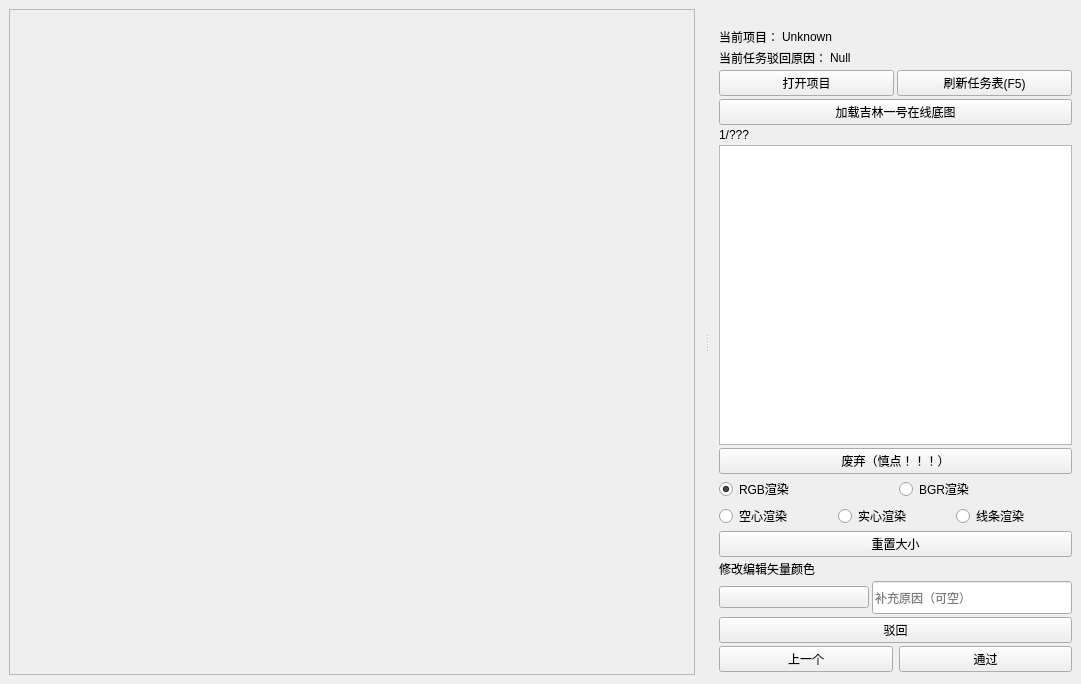
<?xml version="1.0" encoding="UTF-8"?>
<ui version="4.0">
 <class>reviewWorkWindow</class>
 <widget class="QMainWindow" name="reviewWorkWindow">
  <property name="geometry">
   <rect>
    <x>0</x>
    <y>0</y>
    <width>1081</width>
    <height>684</height>
   </rect>
  </property>
  <property name="windowTitle">
   <string/>
  </property>
  <widget class="QWidget" name="centralwidget">
   <layout class="QHBoxLayout" name="horizontalLayout">
    <item>
     <widget class="QFrame" name="frame">
      <property name="frameShape">
       <enum>QFrame::StyledPanel</enum>
      </property>
      <property name="frameShadow">
       <enum>QFrame::Raised</enum>
      </property>
     </widget>
    </item>
   </layout>
  </widget>
  <widget class="QDockWidget" name="dockWidget">
   <property name="features">
    <set>QDockWidget::DockWidgetMovable</set>
   </property>
   <attribute name="dockWidgetArea">
    <number>2</number>
   </attribute>
   <widget class="QWidget" name="dockWidgetContents">
    <layout class="QVBoxLayout" name="verticalLayout_3">
     <item>
      <layout class="QVBoxLayout" name="verticalLayout" stretch="0,0,0,0,0,0,0,0,0,0,0,0,0,0,0,0">
       <property name="spacing">
        <number>3</number>
       </property>
       <property name="sizeConstraint">
        <enum>QLayout::SetFixedSize</enum>
       </property>
       <property name="leftMargin">
        <number>0</number>
       </property>
       <item>
        <layout class="QHBoxLayout" name="horizontalLayout_12">
         <item>
          <widget class="BodyLabel" name="BodyLabel">
           <property name="sizePolicy">
            <sizepolicy hsizetype="Fixed" vsizetype="Preferred">
             <horstretch>0</horstretch>
             <verstretch>0</verstretch>
            </sizepolicy>
           </property>
           <property name="text">
            <string>当前项目：</string>
           </property>
          </widget>
         </item>
         <item>
          <widget class="BodyLabel" name="projectLabel">
           <property name="text">
            <string>Unknown</string>
           </property>
          </widget>
         </item>
        </layout>
       </item>
       <item>
        <layout class="QHBoxLayout" name="horizontalLayout_13">
         <item>
          <widget class="BodyLabel" name="BodyLabel_3">
           <property name="sizePolicy">
            <sizepolicy hsizetype="Fixed" vsizetype="Preferred">
             <horstretch>0</horstretch>
             <verstretch>0</verstretch>
            </sizepolicy>
           </property>
           <property name="text">
            <string>当前任务驳回原因：</string>
           </property>
          </widget>
         </item>
         <item>
          <widget class="BodyLabel" name="errorReasonLabel">
           <property name="text">
            <string>Null</string>
           </property>
          </widget>
         </item>
        </layout>
       </item>
       <item>
        <layout class="QHBoxLayout" name="horizontalLayout_5">
         <item>
          <widget class="PushButton" name="openProjectPb">
           <property name="text">
            <string>打开项目</string>
           </property>
          </widget>
         </item>
         <item>
          <widget class="PushButton" name="refreshWorkPb">
           <property name="text">
            <string>刷新任务表(F5)</string>
           </property>
           <property name="shortcut">
            <string>F5</string>
           </property>
          </widget>
         </item>
        </layout>
       </item>
       <item>
        <widget class="PillPushButton" name="loadWmsPb">
         <property name="text">
          <string>加载吉林一号在线底图</string>
         </property>
        </widget>
       </item>
       <item>
        <widget class="BodyLabel" name="processLabel">
         <property name="text">
          <string>1/???</string>
         </property>
         <property name="pixelFontSize" stdset="0">
          <number>18</number>
         </property>
        </widget>
       </item>
       <item>
        <widget class="ListView" name="listView"/>
       </item>
       <item>
        <widget class="PushButton" name="giveUpPb">
         <property name="text">
          <string>废弃（慎点！！！）</string>
         </property>
        </widget>
       </item>
       <item>
        <layout class="QGridLayout" name="gridLayout_5">
         <property name="horizontalSpacing">
          <number>6</number>
         </property>
         <item row="0" column="0">
          <widget class="RadioButton" name="rgbRender">
           <property name="text">
            <string>RGB渲染</string>
           </property>
           <property name="checked">
            <bool>true</bool>
           </property>
           <attribute name="buttonGroup">
            <string notr="true">rgbRenderBtnGroup</string>
           </attribute>
          </widget>
         </item>
         <item row="0" column="1">
          <widget class="RadioButton" name="bgrRender">
           <property name="text">
            <string>BGR渲染</string>
           </property>
           <attribute name="buttonGroup">
            <string notr="true">rgbRenderBtnGroup</string>
           </attribute>
          </widget>
         </item>
        </layout>
       </item>
       <item>
        <layout class="QHBoxLayout" name="horizontalLayoutRender">
         <item>
          <widget class="RadioButton" name="lineRender">
           <property name="text">
            <string>空心渲染</string>
           </property>
           <property name="checked">
            <bool>false</bool>
           </property>
           <attribute name="buttonGroup">
            <string notr="true">renderBtnGroup</string>
           </attribute>
          </widget>
         </item>
         <item>
          <widget class="RadioButton" name="fillRender">
           <property name="text">
            <string>实心渲染</string>
           </property>
           <attribute name="buttonGroup">
            <string notr="true">renderBtnGroup</string>
           </attribute>
          </widget>
         </item>
         <item>
          <widget class="RadioButton" name="fillLineRender">
           <property name="text">
            <string>线条渲染</string>
           </property>
           <property name="checked">
            <bool>false</bool>
           </property>
           <attribute name="buttonGroup">
            <string notr="true">renderBtnGroup</string>
           </attribute>
          </widget>
         </item>
        </layout>
       </item>
       <item>
        <widget class="PushButton" name="reSizeExtent">
         <property name="text">
          <string>重置大小</string>
         </property>
        </widget>
       </item>
       <item>
        <layout class="QHBoxLayout" name="horizontalLayout_Color">
         <item>
          <widget class="BodyLabel" name="BodyLabel_2">
           <property name="text">
            <string>修改编辑矢量颜色</string>
           </property>
          </widget>
         </item>
        </layout>
       </item>
       <item>
        <layout class="QHBoxLayout" name="horizontalLayout_6">
         <item>
          <widget class="ComboBox" name="rejectCBox">
           <property name="minimumSize">
            <size>
             <width>150</width>
             <height>0</height>
            </size>
           </property>
          </widget>
         </item>
         <item>
          <widget class="LineEdit" name="reasonLineEdit">
           <property name="minimumSize">
            <size>
             <width>200</width>
             <height>33</height>
            </size>
           </property>
           <property name="maxLength">
            <number>15</number>
           </property>
           <property name="placeholderText">
            <string>补充原因（可空）</string>
           </property>
          </widget>
         </item>
        </layout>
       </item>
       <item>
        <widget class="PushButton" name="rejectPb">
         <property name="text">
          <string>驳回</string>
         </property>
        </widget>
       </item>
       <item>
        <layout class="QGridLayout" name="gridLayout_2">
         <property name="horizontalSpacing">
          <number>6</number>
         </property>
         <item row="0" column="2">
          <widget class="PushButton" name="lastPb">
           <property name="toolTip">
            <string>上一个(A)</string>
           </property>
           <property name="text">
            <string>上一个</string>
           </property>
           <property name="shortcut">
            <string>A</string>
           </property>
          </widget>
         </item>
         <item row="0" column="3">
          <widget class="PushButton" name="nextPb">
           <property name="toolTip">
            <string>下一个(D)</string>
           </property>
           <property name="text">
            <string>通过</string>
           </property>
           <property name="shortcut">
            <string>D</string>
           </property>
          </widget>
         </item>
        </layout>
       </item>
       <item>
        <layout class="QHBoxLayout" name="horizontalLayout_20">
         <property name="spacing">
          <number>0</number>
         </property>
        </layout>
       </item>
       <item>
        <widget class="QSplitter" name="splitter">
         <property name="orientation">
          <enum>Qt::Horizontal</enum>
         </property>
        </widget>
       </item>
      </layout>
     </item>
    </layout>
   </widget>
  </widget>
 </widget>
 <customwidgets>
  <customwidget>
   <class>ComboBox</class>
   <extends>QPushButton</extends>
   <header>qfluentwidgets</header>
  </customwidget>
  <customwidget>
   <class>PushButton</class>
   <extends>QPushButton</extends>
   <header>qfluentwidgets</header>
  </customwidget>
  <customwidget>
   <class>PillPushButton</class>
   <extends>ToggleButton</extends>
   <header>qfluentwidgets</header>
  </customwidget>
  <customwidget>
   <class>RadioButton</class>
   <extends>QRadioButton</extends>
   <header>qfluentwidgets</header>
  </customwidget>
  <customwidget>
   <class>ToggleButton</class>
   <extends>PushButton</extends>
   <header>qfluentwidgets</header>
  </customwidget>
  <customwidget>
   <class>BodyLabel</class>
   <extends>QLabel</extends>
   <header>qfluentwidgets</header>
  </customwidget>
  <customwidget>
   <class>LineEdit</class>
   <extends>QLineEdit</extends>
   <header>qfluentwidgets</header>
  </customwidget>
  <customwidget>
   <class>ListView</class>
   <extends>QListView</extends>
   <header>qfluentwidgets</header>
  </customwidget>
 </customwidgets>
 <resources>
  <include location="../../../jixinRSDM/yoyiResource/icoRSAI.qrc"/>
 </resources>
 <connections/>
 <buttongroups>
  <buttongroup name="rgbRenderBtnGroup"/>
  <buttongroup name="renderBtnGroup"/>
 </buttongroups>
</ui>
